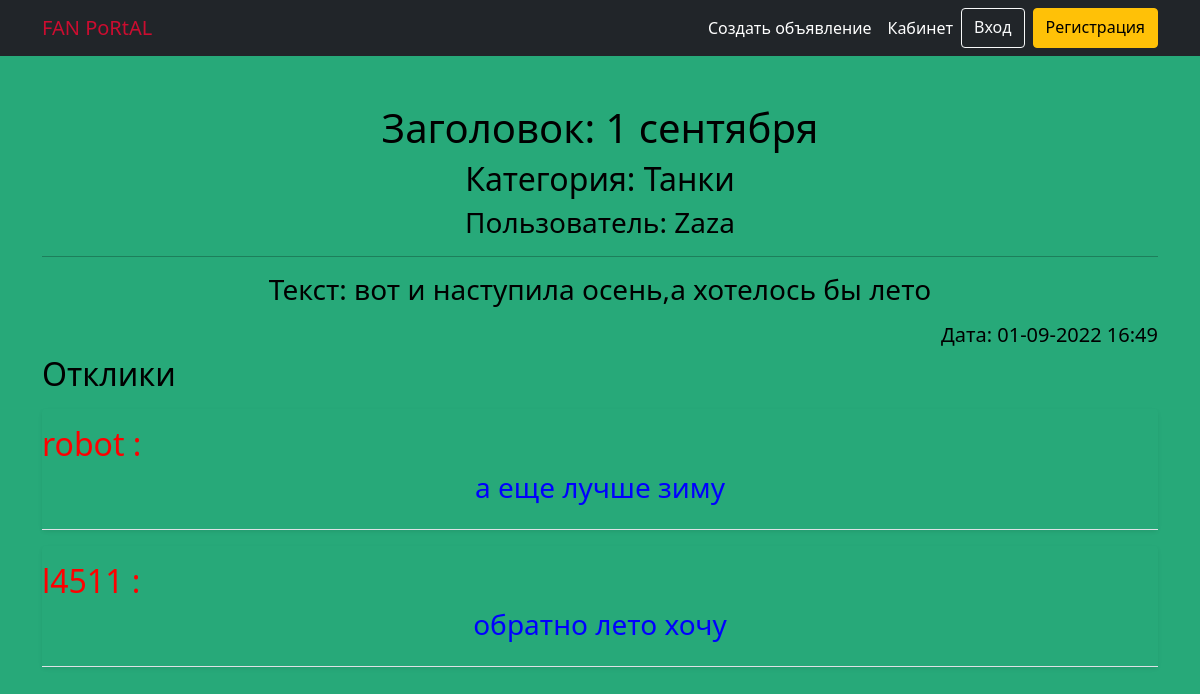
The app's page /25/ with its own data.
### board/models.py (models this page shows, shortened)
class Notice(models.Model):
    notice_header = models.CharField(max_length=255)
    notice_text = models.TextField()
    notice_video = models.TextField(null=True, blank=True)
    notice_category = models.ForeignKey(Category, on_delete=models.CASCADE, verbose_name='Категория объявления')
    notice_time_create = models.DateTimeField(auto_now_add=True)
    notice_user = models.ForeignKey(User, on_delete=models.CASCADE, related_name='notice_user')
    notice_image = models.ImageField(upload_to='images/', null=True, blank=True)

class Category(models.Model):
    category = models.CharField(max_length=255, unique=True)
    def __str__(self):
        return f'{self.category}'

class Answer(models.Model):
    answer_post = models.ForeignKey(Notice, on_delete=models.CASCADE, related_name='answer')
    answer_user = models.ForeignKey(User, on_delete=models.CASCADE)
    answer_text = models.CharField(max_length=255,  verbose_name='Текст ответа')
    answer_time_create = models.DateTimeField(auto_now_add=True)
    answer_confirm = models.BooleanField(default=False, verbose_name='Комментарий принят')
    class Meta:
        unique_together = ('answer_post', 'answer_user')
    def is_accept(self):
        return self.answer_confirm

### board/views.py (the view, shortened to what this page needs)
# urls.py: path('<int:pk>/', NoticeDetailView.as_view(), name='notice_detail'),
class NoticeDetailView(FormMixin, DetailView):
    model = Notice
    template_name = 'notice_detail.html'
    context_object_name = 'notice'
    form_class = AnswerForm
    queryset = Notice.objects.all()

### templates/notice_detail.html (shortened to what this page needs)
{% extends 'flatpages/default.html' %}
{% block content %}
<h1>Заголовок: {{ notice.notice_header }}</h1>
<h2>Категория: {{ notice.notice_category }}</h2>
<h3>Пользователь: {{ notice.notice_user }}</h3>
<hr>
<h3>Текст: {{ notice.notice_text}} </h3>
<h5 style="text-align: right;">Дата: {{ notice.notice_time_create|date:'d-m-Y H:i' }} </h5>
<h2 style="text-align: left;">Отклики</h2>
{% for answer in notice.answer.all %}
{% if answer.is_accept %}
<div class="my-3   rounded shadow-sm" style="color:blue;">
    <div class="d-flex text-muted pt-3">
        <div class="pb-3 mb-0 small lh-sm border-bottom w-100">
            <div class="d-flex justify-content-between">
                <strong class="text-yellow-dark" style="color:red;"><h2>{{ answer.answer_user }} :</h2></strong>
            </div>
            <span class="d-block"><h3 style="text-align: center; color:blue;">{{ answer.answer_text }}</h3></span>
        </div>
    </div>
</div>
{% endif %}
{% endfor %}
{% endblock content %}

### templates/flatpages/default.html (shortened to what this page needs)
<!DOCTYPE html>
<html lang="en">
    <head>
        {% load static %}
        <link href="{% static 'css/styles.css' %}" rel="stylesheet" />
    </head>
    <body>
        <nav class="navbar navbar-expand-lg navbar-dark bg-dark">
            <div class="container">
                <a class="navbar-brand" href="/notice" style=”color:red;”>FAN PoRtAL</a>
                <div class="collapse navbar-collapse" id="navbarSupportedContent">
                    <ul class="navbar-nav ms-auto mb-2 mb-lg-0">
                        <li class="nav-item"><a class="nav-link active" aria-current="page" href="/notice/create">Создать объявление</a></li>
                        <li class="nav-item"><a class="nav-link active" aria-current="page" href="/notice/account">Кабинет</a></li>
                        {% if not request.user.is_authenticated %}
                        <a href="{% url 'login' %}" class="btn btn-outline-light me-2" role="button">Вход</a>
                        <a href="{% url 'register' %}" class="btn btn-warning" role="button">Регистрация</a>
                        {% else %}
                        <span class="usernamenav" style="color:green; margin-top: 6px; font-size:1.2rem">{{ user.username }}</span>
                        <a href="{% url 'logout' %}" class="btn btn-outline-light me-2" role="button">Выход</a>
                        {% endif %}
                    </ul>
                </div>
            </div>
        </nav>
        <div class="container">
            <div class="text-center mt-5">
                {% block content %}{% endblock content %}
            </div>
        </div>
    </body>
</html>

### templates/flatpages/default.html (style rules this page uses)
body { background-color:#27a979; }

### records on screen
Notice: notice_header "1 сентября", notice_category "Танки", notice_user "Zaza", notice_text "вот и наступила осень,а хотелось бы лето", notice_time_create "01-09-2022 16:49"
Answer: answer_user "robot", answer_text "а еще лучше зиму"
Answer: answer_user "l4511", answer_text "обратно лето хочу"
